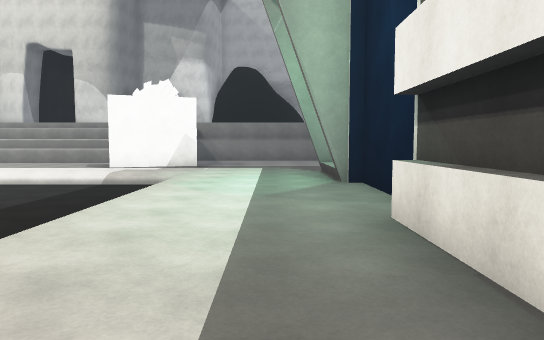
[1] (above)

24 first-person views from a walk through a 3-D level made in the Unity game engine. The camera is 1.4 m above the floor, tilts 4° down and sees 70° across. The floor is counted in squares, 2 m on a side. Each view is taken from the middle of a square. On the plan, view 1 faces up. The plan holds only what a view shows up to about 11 squares ahead; the rest is blank. The place goes on beyond the plan. The player is left out. Some animated figures are not drawn. Surface patterns are stand-ins for the level's own textures.

[2]
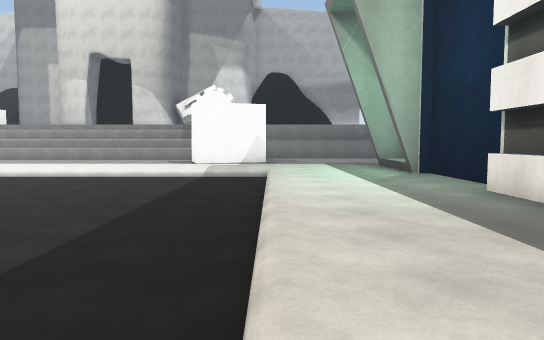

[3]
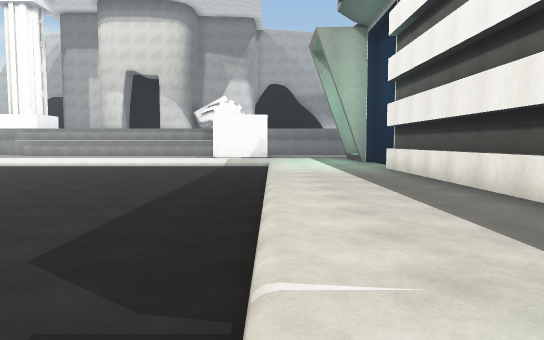

[4]
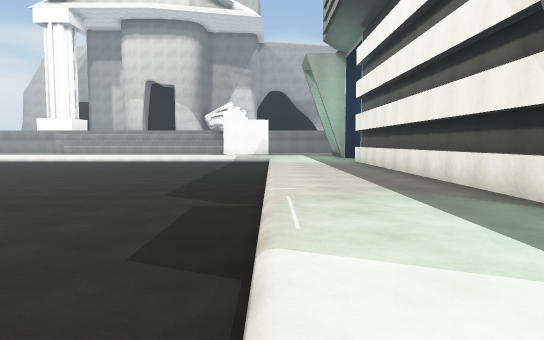

[5]
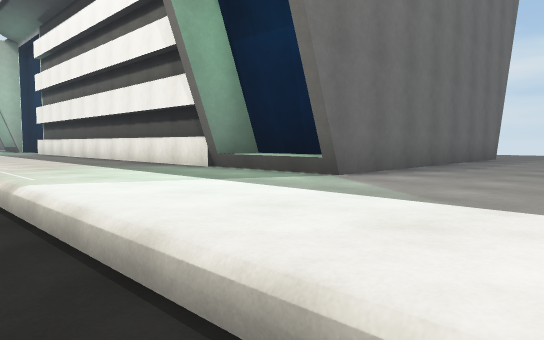

[6]
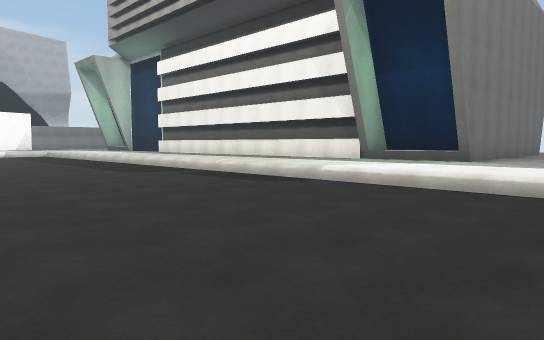

[7]
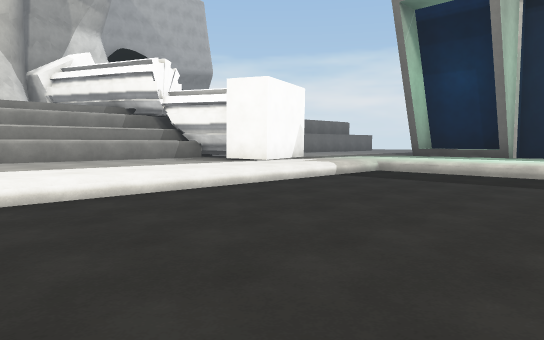

[8]
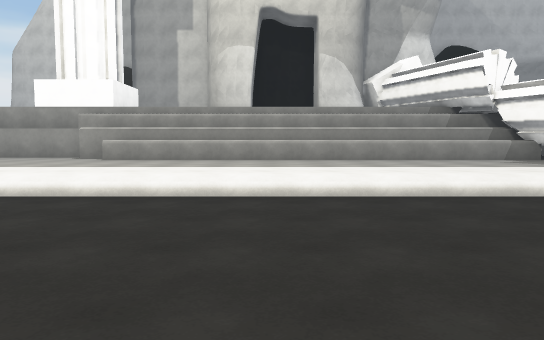

[9]
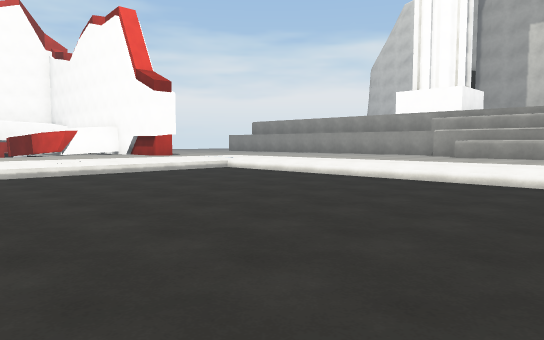

[10]
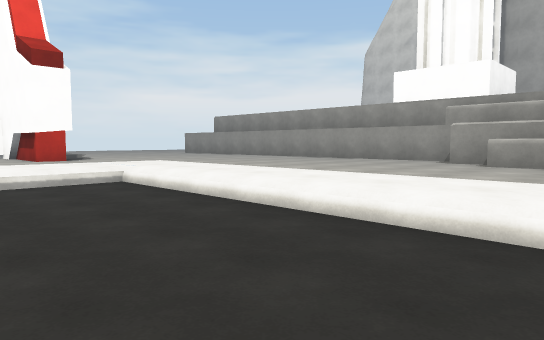

[11]
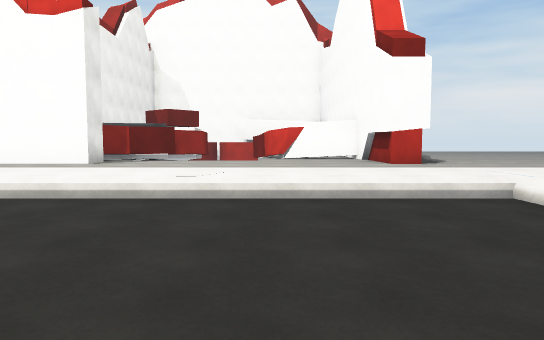

[12]
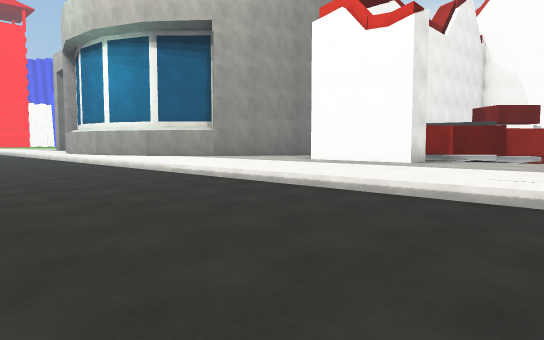

[13]
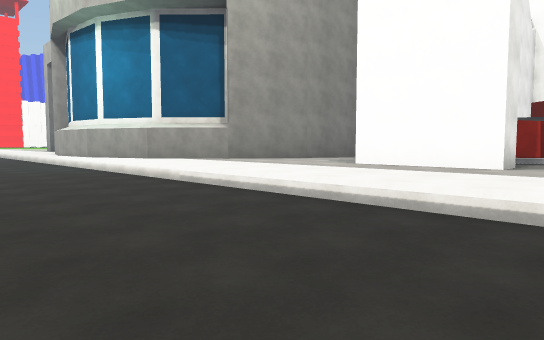

[14]
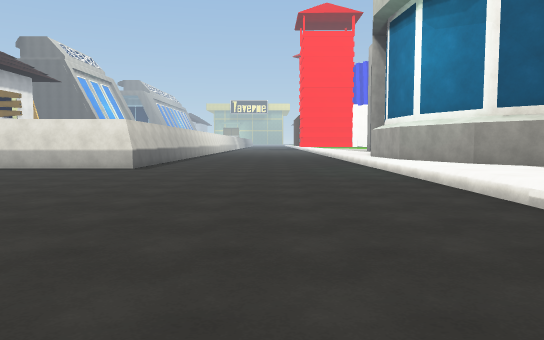

[15]
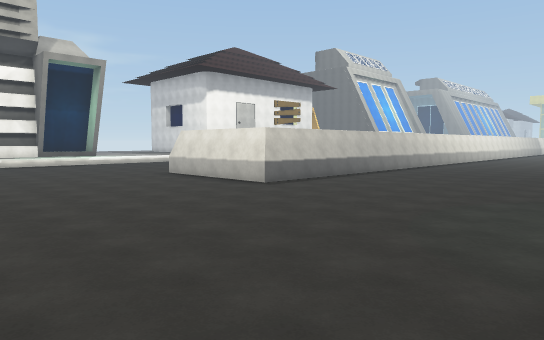

[16]
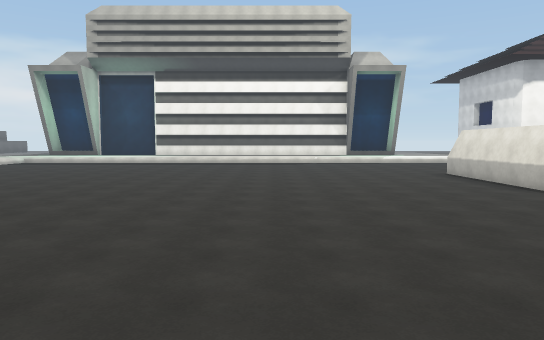

[17]
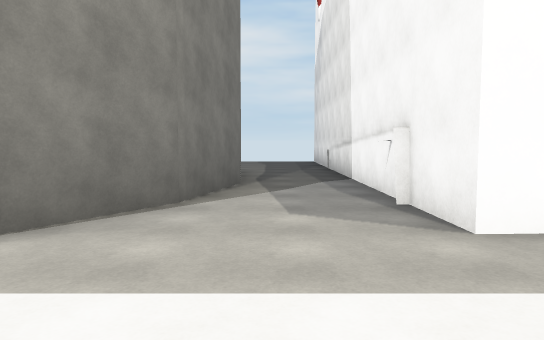

[18]
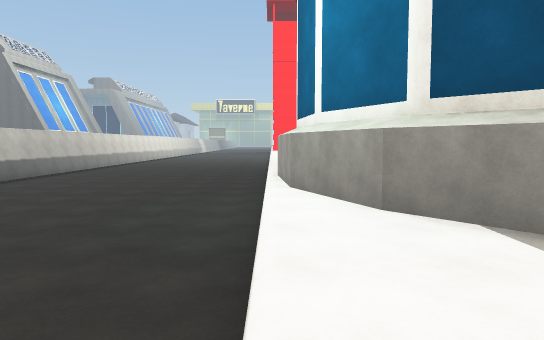

[19]
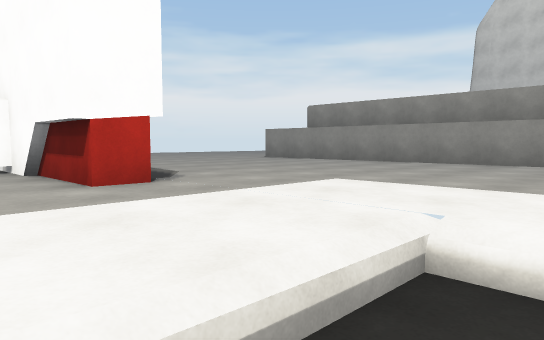

[20]
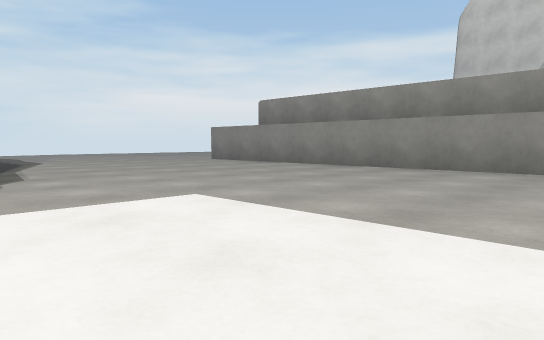

[21]
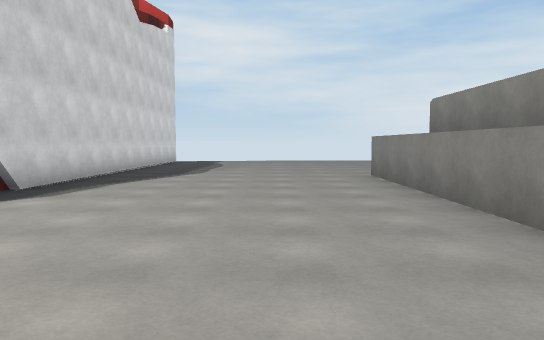

[22]
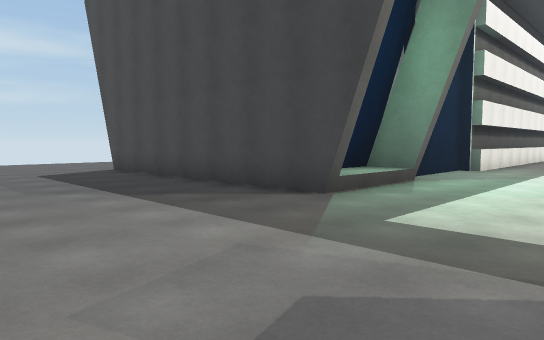

[23]
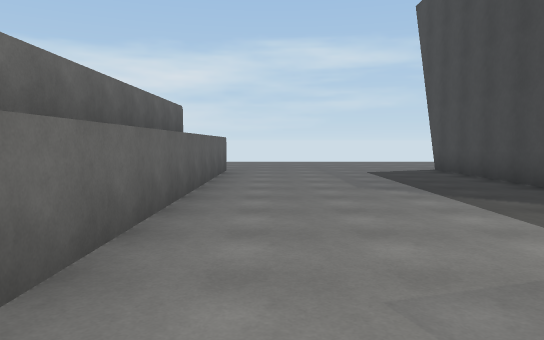

[24]
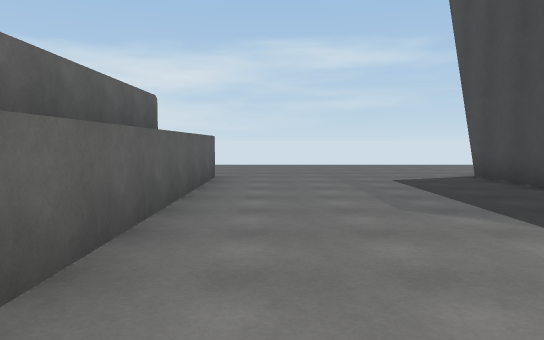

### Floor plan
Key: @ floor where view 1 was taken; # wall or solid block; . main floor; : floor 0.5 m higher than the main floor; / step, stairs or slope; ^ raised ledge; v drop or lower ground.
Columns run from 28 left of view 1 to 11 right of it. Each row starts with its distance up from view 1.
 16  ############               #########
 15 ::::::::::::#      ^^^     :::::::::::::
 14 :::::::::::::^^^^^^^^^^## ::::::::::::::
 13 ::::::::::::::::::::::::# ::::::::::::::
 12 ::::::::::::::::::::::::##::::::::::::::
 11 ::::::::::::::::::::::::#:::::::::::::::
 10 :::::::::::::::::::::::::::::##:::::::::
  9 ######::///////////////////:::#######:::
  8   #:::::/................./:::#
  7   ^:::::/................./::##
  6   ^:::::/................./:::#
  5     ::::/................./:::#
  4 ^v  ::::/................./:::#
  3  ^^v::::/................./::^
  2    #:#::/.......... ....../::^
  1    # #::/.......... ....../::^
  0 ######::/................./:@^
 -1 ::::::::/................./::^
 -2 ::::::::/.......... ....../::^
 -3  ###::::/.......... ....../::^
 -4    ###::/................./::^
 -5      ##:/................./::^
 -6       ##/................./::^
 -7        #/........... ...../::##
 -8        #/..........  ...../:::#
 -9        #/......####  ...../:::#
-10        #/......#    ....../::########:
-11         /......#    ....../:::::::::::
-12         /......#    ....../:::::::
-13         /......#    .... ./::

Where each view was taken, in squares from view 1:
view 1: 0 up, 0 right, facing up
view 2: 2 down, 2 left, facing up
view 3: 7 down, 2 left, facing up
view 4: 11 down, 2 left, facing up
view 5: 13 down, 3 left, facing up-right
view 6: 13 down, 8 left, facing up-right
view 7: 4 up, 11 left, facing up-right
view 8: 4 up, 11 left, facing up
view 9: 2 up, 11 left, facing up-left
view 10: 6 up, 13 left, facing up-left
view 11: 6 up, 15 left, facing left
view 12: 6 up, 15 left, facing down-left
view 13: 4 up, 16 left, facing down-left
view 14: 2 up, 17 left, facing down
view 15: 2 down, 20 left, facing down-right
view 16: 3 down, 21 left, facing right
view 17: 2 down, 20 left, facing left
view 18: 2 down, 20 left, facing down
view 19: 7 up, 19 left, facing up-left
view 20: 9 up, 19 left, facing up-left
view 21: 13 up, 19 left, facing left
view 22: 14 up, 2 left, facing down-right
view 23: 14 up, 2 left, facing right
view 24: 14 up, 0 right, facing right
